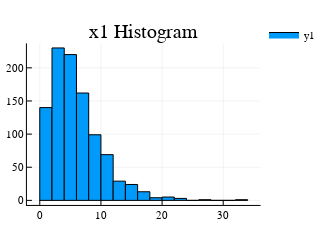
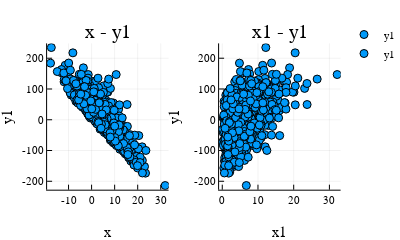

Notebook code for these charts, in order:
### Markdown cell above
The next step in the exercise is to generate a new variable `x1` drawn from a gamma distribution. We'll generate the new variable, histogram it, and create a new variable `y1` which is a linear combination of `x` and `x1`

### Code cell
using Distributions
dist = Gamma(2,3);
x1 = rand(dist,1000);
# Lets histogram the data, make sure it looks like we expect.
p1 = histogram(x1,bins= :scott,title ="x1 Histogram",size = (300,200))
display(p1)
# No we'll set y1 to be a linear combination of both x & x1.
true_beta_2 = 7.3;
y1 = true_beta_0 .+ true_beta_1.*x .+ true_beta_2.*x1.+ true_epsilon;
p2 = Plots.plot(x,y1, seriestype = :scatter,size = (400,200),xlabel="x", ylabel = "y1",title="x - y1")
p3 = Plots.plot(x1,y1, seriestype = :scatter,size = (400,200),xlabel="x1", ylabel = "y1",title="x1 - y1")
#display(p2)
#display(p3)
Plots.plot(p2,p3)

### Figure 1 — Plotly figure (JSON) as saved in the notebook; plotly's stock layout.template omitted (floating-point values rounded to 4 significant figures)
{"data": [{"xaxis": "x1", "fill": "tozeroy", "yaxis": "y1", "x": [0, 0, 2, 2, 0, 0], "showlegend": true, "mode": "lines", "fillcolor": "rgba(0, 154, 250, 1.000)", "name": "y1", "legendgroup": "y1", "line": {"color": "rgba(0, 0, 0, 1.000)", "dash": "solid", "width": 1}, "y": [140, 0, 0, 140, 140, 140], "type": "scatter", "hoverinfo": "none"}, {"xaxis": "x1", "fill": "tozeroy", "yaxis": "y1", "x": [2, 2, 4, 4, 2, 2], "showlegend": false, "mode": "lines", "fillcolor": "rgba(0, 154, 250, 1.000)", "name": "y1", "legendgroup": "y1", "line": {"color": "rgba(0, 0, 0, 1.000)", "dash": "solid", "width": 1}, "y": [230, 0, 0, 230, 230, 230], "type": "scatter", "hoverinfo": "none"}, {"xaxis": "x1", "fill": "tozeroy", "yaxis": "y1", "x": [4, 4, 6, 6, 4, 4], "showlegend": false, "mode": "lines", "fillcolor": "rgba(0, 154, 250, 1.000)", "name": "y1", "legendgroup": "y1", "line": {"color": "rgba(0, 0, 0, 1.000)", "dash": "solid", "width": 1}, "y": [220, 0, 0, 220, 220, 220], "type": "scatter", "hoverinfo": "none"}, {"xaxis": "x1", "fill": "tozeroy", "yaxis": "y1", "x": [6, 6, 8, 8, 6, 6], "showlegend": false, "mode": "lines", "fillcolor": "rgba(0, 154, 250, 1.000)", "name": "y1", "legendgroup": "y1", "line": {"color": "rgba(0, 0, 0, 1.000)", "dash": "solid", "width": 1}, "y": [162, 0, 0, 162, 162, 162], "type": "scatter", "hoverinfo": "none"}, {"xaxis": "x1", "fill": "tozeroy", "yaxis": "y1", "x": [8, 8, 10, 10, 8, 8], "showlegend": false, "mode": "lines", "fillcolor": "rgba(0, 154, 250, 1.000)", "name": "y1", "legendgroup": "y1", "line": {"color": "rgba(0, 0, 0, 1.000)", "dash": "solid", "width": 1}, "y": [99, 0, 0, 99, 99, 99], "type": "scatter", "hoverinfo": "none"}, {"xaxis": "x1", "fill": "tozeroy", "yaxis": "y1", "x": [10, 10, 12, 12, 10, 10], "showlegend": false, "mode": "lines", "fillcolor": "rgba(0, 154, 250, 1.000)", "name": "y1", "legendgroup": "y1", "line": {"color": "rgba(0, 0, 0, 1.000)", "dash": "solid", "width": 1}, "y": [69, 0, 0, 69, 69, 69], "type": "scatter", "hoverinfo": "none"}, {"xaxis": "x1", "fill": "tozeroy", "yaxis": "y1", "x": [12, 12, 14, 14, 12, 12], "showlegend": false, "mode": "lines", "fillcolor": "rgba(0, 154, 250, 1.000)", "name": "y1", "legendgroup": "y1", "line": {"color": "rgba(0, 0, 0, 1.000)", "dash": "solid", "width": 1}, "y": [29, 0, 0, 29, 29, 29], "type": "scatter", "hoverinfo": "none"}, {"xaxis": "x1", "fill": "tozeroy", "yaxis": "y1", "x": [14, 14, 16, 16, 14, 14], "showlegend": false, "mode": "lines", "fillcolor": "rgba(0, 154, 250, 1.000)", "name": "y1", "legendgroup": "y1", "line": {"color": "rgba(0, 0, 0, 1.000)", "dash": "solid", "width": 1}, "y": [24, 0, 0, 24, 24, 24], "type": "scatter", "hoverinfo": "none"}, {"xaxis": "x1", "fill": "tozeroy", "yaxis": "y1", "x": [16, 16, 18, 18, 16, 16], "showlegend": false, "mode": "lines", "fillcolor": "rgba(0, 154, 250, 1.000)", "name": "y1", "legendgroup": "y1", "line": {"color": "rgba(0, 0, 0, 1.000)", "dash": "solid", "width": 1}, "y": [13, 0, 0, 13, 13, 13], "type": "scatter", "hoverinfo": "none"}, {"xaxis": "x1", "fill": "tozeroy", "yaxis": "y1", "x": [18, 18, 20, 20, 18, 18], "showlegend": false, "mode": "lines", "fillcolor": "rgba(0, 154, 250, 1.000)", "name": "y1", "legendgroup": "y1", "line": {"color": "rgba(0, 0, 0, 1.000)", "dash": "solid", "width": 1}, "y": [4, 0, 0, 4, 4, 4], "type": "scatter", "hoverinfo": "none"}, {"xaxis": "x1", "fill": "tozeroy", "yaxis": "y1", "x": [20, 20, 22, 22, 20, 20], "showlegend": false, "mode": "lines", "fillcolor": "rgba(0, 154, 250, 1.000)", "name": "y1", "legendgroup": "y1", "line": {"color": "rgba(0, 0, 0, 1.000)", "dash": "solid", "width": 1}, "y": [5, 0, 0, 5, 5, 5], "type": "scatter", "hoverinfo": "none"}, {"xaxis": "x1", "fill": "tozeroy", "yaxis": "y1", "x": [22, 22, 24, 24, 22, 22], "showlegend": false, "mode": "lines", "fillcolor": "rgba(0, 154, 250, 1.000)", "name": "y1", "legendgroup": "y1", "line": {"color": "rgba(0, 0, 0, 1.000)", "dash": "solid", "width": 1}, "y": [3, 0, 0, 3, 3, 3], "type": "scatter", "hoverinfo": "none"}, {"xaxis": "x1", "fill": "tozeroy", "yaxis": "y1", "x": [24, 24, 26, 26, 24, 24], "showlegend": false, "mode": "lines", "fillcolor": "rgba(0, 154, 250, 1.000)", "name": "y1", "legendgroup": "y1", "line": {"color": "rgba(0, 0, 0, 1.000)", "dash": "solid", "width": 1}, "y": [0, 0, 0, 0, 0, 0], "type": "scatter", "hoverinfo": "none"}, {"xaxis": "x1", "fill": "tozeroy", "yaxis": "y1", "x": [26, 26, 28, 28, 26, 26], "showlegend": false, "mode": "lines", "fillcolor": "rgba(0, 154, 250, 1.000)", "name": "y1", "legendgroup": "y1", "line": {"color": "rgba(0, 0, 0, 1.000)", "dash": "solid", "width": 1}, "y": [1, 0, 0, 1, 1, 1], "type": "scatter", "hoverinfo": "none"}, {"xaxis": "x1", "fill": "tozeroy", "yaxis": "y1", "x": [28, 28, 30, 30, 28, 28], "showlegend": false, "mode": "lines", "fillcolor": "rgba(0, 154, 250, 1.000)", "name": "y1", "legendgroup": "y1", "line": {"color": "rgba(0, 0, 0, 1.000)", "dash": "solid", "width": 1}, "y": [0, 0, 0, 0, 0, 0], "type": "scatter", "hoverinfo": "none"}, {"xaxis": "x1", "fill": "tozeroy", "yaxis": "y1", "x": [30, 30, 32, 32, 30, 30], "showlegend": false, "mode": "lines", "fillcolor": "rgba(0, 154, 250, 1.000)", "name": "y1", "legendgroup": "y1", "line": {"color": "rgba(0, 0, 0, 1.000)", "dash": "solid", "width": 1}, "y": [0, 0, 0, 0, 0, 0], "type": "scatter", "hoverinfo": "none"}, {"xaxis": "x1", "fill": "tozeroy", "yaxis": "y1", "x": [32, 32, 34, 34, 32, 32], "showlegend": false, "mode": "lines", "fillcolor": "rgba(0, 154, 250, 1.000)", "name": "y1", "legendgroup": "y1", "line": {"color": "rgba(0, 0, 0, 1.000)", "dash": "solid", "width": 1}, "y": [1, 0, 0, 1, 1, 1], "type": "scatter", "hoverinfo": "none"}], "layout": {"showlegend": true, "xaxis": {"showticklabels": true, "gridwidth": 0.5, "tickvals": [0, 10, 20, 30], "visible": true, "ticks": "inside", "range": [-2.101, 36.1], "domain": [0.102, 0.9869], "tickmode": "array", "linecolor": "rgba(0, 0, 0, 1.000)", "showgrid": true, "title": "", "mirror": false, "tickangle": 0, "showline": true, "gridcolor": "rgba(0, 0, 0, 0.100)", "titlefont": {"color": "rgba(0, 0, 0, 1.000)", "family": "sans-serif", "size": 15}, "tickcolor": "rgb(0, 0, 0)", "ticktext": ["0", "10", "20", "30"], "zeroline": false, "type": "-", "tickfont": {"color": "rgba(0, 0, 0, 1.000)", "family": "sans-serif", "size": 11}, "zerolinecolor": "rgba(0, 0, 0, 1.000)", "anchor": "y1"}, "paper_bgcolor": "rgba(255, 255, 255, 1.000)", "annotations": [{"yanchor": "top", "xanchor": "center", "rotation": 0, "y": 1, "font": {"color": "rgba(0, 0, 0, 1.000)", "family": "sans-serif", "size": 20}, "yref": "paper", "showarrow": false, "text": "x1 Histogram", "xref": "paper", "x": 0.5444}], "height": 200, "margin": {"l": 0, "b": 20, "r": 0, "t": 20}, "plot_bgcolor": "rgba(255, 255, 255, 1.000)", "yaxis": {"showticklabels": true, "gridwidth": 0.5, "tickvals": [0, 50, 100, 150, 200], "visible": true, "ticks": "inside", "range": [-6.9, 236.9], "domain": [0.07524, 0.8831], "tickmode": "array", "linecolor": "rgba(0, 0, 0, 1.000)", "showgrid": true, "title": "", "mirror": false, "tickangle": 0, "showline": true, "gridcolor": "rgba(0, 0, 0, 0.100)", "titlefont": {"color": "rgba(0, 0, 0, 1.000)", "family": "sans-serif", "size": 15}, "tickcolor": "rgb(0, 0, 0)", "ticktext": ["0", "50", "100", "150", "200"], "zeroline": false, "type": "-", "tickfont": {"color": "rgba(0, 0, 0, 1.000)", "family": "sans-serif", "size": 11}, "zerolinecolor": "rgba(0, 0, 0, 1.000)", "anchor": "x1"}, "legend": {"tracegroupgap": 0, "bordercolor": "rgba(0, 0, 0, 1.000)", "bgcolor": "rgba(255, 255, 255, 1.000)", "font": {"color": "rgba(0, 0, 0, 1.000)", "family": "sans-serif", "size": 11}, "y": 1, "x": 1}, "width": 300}}

### Figure 2 — Plotly figure (JSON) as saved in the notebook; plotly's stock layout.template omitted (floating-point values rounded to 4 significant figures; data arrays with more than 128 entries replaced by an {"elided": "..."} marker saying what was removed)
{"data": [{"xaxis": "x1", "colorbar": {"title": ""}, "yaxis": "y1", "x": {"elided": "1000 float values"}, "showlegend": true, "mode": "markers", "name": "y1", "zmin": null, "legendgroup": "y1", "marker": {"symbol": "circle", "color": "rgba(0, 154, 250, 1.000)", "line": {"color": "rgba(0, 0, 0, 1.000)", "width": 1}, "size": 8}, "zmax": null, "y": {"elided": "1000 float values"}, "type": "scatter"}, {"xaxis": "x2", "colorbar": {"title": ""}, "yaxis": "y2", "x": {"elided": "1000 float values"}, "showlegend": true, "mode": "markers", "name": "y1", "zmin": null, "legendgroup": "y1", "marker": {"symbol": "circle", "color": "rgba(0, 154, 250, 1.000)", "line": {"color": "rgba(0, 0, 0, 1.000)", "width": 1}, "size": 8}, "zmax": null, "y": {"elided": "1000 float values"}, "type": "scatter"}], "layout": {"paper_bgcolor": "rgba(255, 255, 255, 1.000)", "height": 200, "yaxis2": {"showticklabels": true, "gridwidth": 0.5, "tickvals": [-200, -100, 0, 100, 200], "visible": true, "ticks": "inside", "range": [-227.3, 248.3], "domain": [0.1516, 0.8831], "tickmode": "array", "linecolor": "rgba(0, 0, 0, 1.000)", "showgrid": true, "title": "y1", "mirror": false, "tickangle": 0, "showline": true, "gridcolor": "rgba(0, 0, 0, 0.100)", "titlefont": {"color": "rgba(0, 0, 0, 1.000)", "family": "sans-serif", "size": 15}, "tickcolor": "rgb(0, 0, 0)", "ticktext": ["-200", "-100", "0", "100", "200"], "zeroline": false, "type": "-", "tickfont": {"color": "rgba(0, 0, 0, 1.000)", "family": "sans-serif", "size": 11}, "zerolinecolor": "rgba(0, 0, 0, 1.000)", "anchor": "x2"}, "yaxis1": {"showticklabels": true, "gridwidth": 0.5, "tickvals": [-200, -100, 0, 100, 200], "visible": true, "ticks": "inside", "range": [-227.3, 248.3], "domain": [0.1516, 0.8831], "tickmode": "array", "linecolor": "rgba(0, 0, 0, 1.000)", "showgrid": true, "title": "y1", "mirror": false, "tickangle": 0, "showline": true, "gridcolor": "rgba(0, 0, 0, 0.100)", "titlefont": {"color": "rgba(0, 0, 0, 1.000)", "family": "sans-serif", "size": 15}, "tickcolor": "rgb(0, 0, 0)", "ticktext": ["-200", "-100", "0", "100", "200"], "zeroline": false, "type": "-", "tickfont": {"color": "rgba(0, 0, 0, 1.000)", "family": "sans-serif", "size": 11}, "zerolinecolor": "rgba(0, 0, 0, 1.000)", "anchor": "x1"}, "annotations": [{"yanchor": "top", "xanchor": "center", "rotation": 0, "y": 1, "font": {"color": "rgba(0, 0, 0, 1.000)", "family": "sans-serif", "size": 20}, "yref": "paper", "showarrow": false, "text": "x - y1", "xref": "paper", "x": 0.3135}, {"yanchor": "top", "xanchor": "center", "rotation": 0, "y": 1, "font": {"color": "rgba(0, 0, 0, 1.000)", "family": "sans-serif", "size": 20}, "yref": "paper", "showarrow": false, "text": "x1 - y1", "xref": "paper", "x": 0.8135}], "plot_bgcolor": "rgba(255, 255, 255, 1.000)", "showlegend": true, "xaxis1": {"showticklabels": true, "gridwidth": 0.5, "tickvals": [-10, 0, 10, 20, 30], "visible": true, "ticks": "inside", "range": [-19.3, 33.42], "domain": [0.1369, 0.4902], "tickmode": "array", "linecolor": "rgba(0, 0, 0, 1.000)", "showgrid": true, "title": "x", "mirror": false, "tickangle": 0, "showline": true, "gridcolor": "rgba(0, 0, 0, 0.100)", "titlefont": {"color": "rgba(0, 0, 0, 1.000)", "family": "sans-serif", "size": 15}, "tickcolor": "rgb(0, 0, 0)", "ticktext": ["-10", "0", "10", "20", "30"], "zeroline": false, "type": "-", "tickfont": {"color": "rgba(0, 0, 0, 1.000)", "family": "sans-serif", "size": 11}, "zerolinecolor": "rgba(0, 0, 0, 1.000)", "anchor": "y1"}, "legend": {"tracegroupgap": 0, "bordercolor": "rgba(0, 0, 0, 1.000)", "bgcolor": "rgba(255, 255, 255, 1.000)", "font": {"color": "rgba(0, 0, 0, 1.000)", "family": "sans-serif", "size": 11}, "y": 1, "x": 1}, "xaxis2": {"showticklabels": true, "gridwidth": 0.5, "tickvals": [0, 10, 20, 30], "visible": true, "ticks": "inside", "range": [-0.8867, 33.14], "domain": [0.6369, 0.9902], "tickmode": "array", "linecolor": "rgba(0, 0, 0, 1.000)", "showgrid": true, "title": "x1", "mirror": false, "tickangle": 0, "showline": true, "gridcolor": "rgba(0, 0, 0, 0.100)", "titlefont": {"color": "rgba(0, 0, 0, 1.000)", "family": "sans-serif", "size": 15}, "tickcolor": "rgb(0, 0, 0)", "ticktext": ["0", "10", "20", "30"], "zeroline": false, "type": "-", "tickfont": {"color": "rgba(0, 0, 0, 1.000)", "family": "sans-serif", "size": 11}, "zerolinecolor": "rgba(0, 0, 0, 1.000)", "anchor": "y2"}, "margin": {"l": 0, "b": 20, "r": 0, "t": 20}, "width": 400}}
